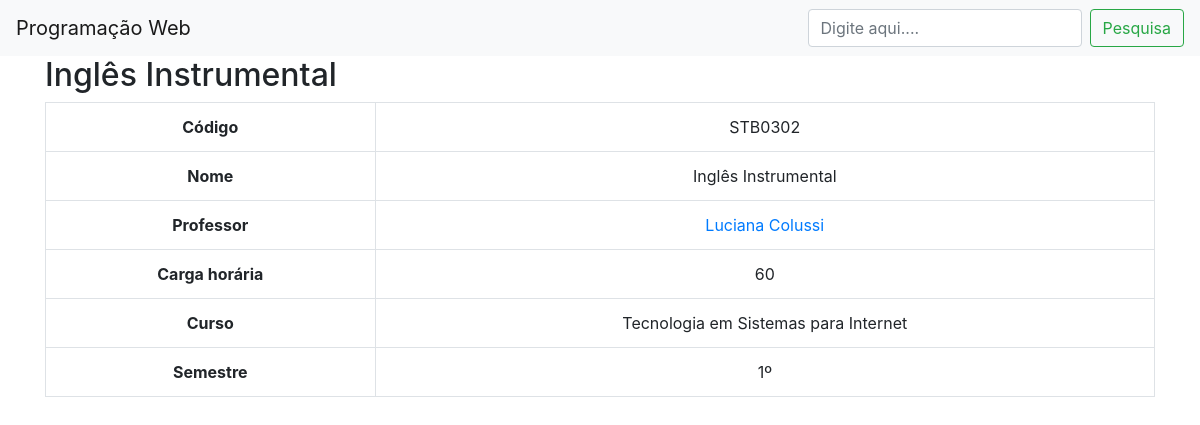
The page /disciplina.php?cod=2&method=db on the database its author committed.
### tables this page shows
CREATE TABLE `disciplina` (
  `id` int(11) NOT NULL,
  `codigo` varchar(45) DEFAULT NULL,
  `nome` varchar(45) DEFAULT NULL,
  `cargahoraria` int(11) DEFAULT NULL,
  `semestre` int(11) NOT NULL,
  `curso_id` int(11) NOT NULL
);

CREATE TABLE `professor` (
  `id` int(11) NOT NULL,
  `nome` varchar(256) DEFAULT NULL,
  `email` varchar(256) DEFAULT NULL,
  `foto` varchar(256) DEFAULT NULL
);

CREATE TABLE `curso` (
  `id` int(11) NOT NULL,
  `nome` varchar(255) DEFAULT NULL,
  `nivel` varchar(45) DEFAULT NULL,
  `duracao` varchar(45) DEFAULT NULL
);

### FunctionsDb.php (called while the page is built, shortened)
<?php
function DadosDic($id){
	$db= new Database();
	$conexao = $db->getConexao();
	$sql = "SELECT d.id, d.codigo, d.nome, d.cargahoraria, d.semestre, " .
	"p.id AS id_professor, p.nome AS nome_professor, " .
	"c.nome AS nome_curso " .
	"FROM disciplina d " .
	"LEFT JOIN disciplina_professor AS dp ON (d.id = dp.id_disciplina) " .
	"LEFT JOIN professor AS p ON (dp.id_professor = p.id) " .
	"LEFT JOIN curso AS c ON (d.curso_id = c.id)" .
	"WHERE d.id= :id";
	$stmt = $conexao->prepare($sql);
	$stmt->bindParam(':id',$id);
	$stmt->execute();
	return $stmt->fetchAll(PDO::FETCH_ASSOC);
}

### disciplina.php (the view, shortened to what this page needs)
<?php
include 'cabecalho.php';
include 'FunctionsDb.php';
require_once('lista.php');
$cod    = $_GET['cod'];
$method = $_GET['method'];
if ($method == 'list')
	$disc = infoDisciplina($matriz, $cod);
else{
	$registros = DadosDic($cod);
	$disc = $registros[0];
}
?>
<main class="container">
<?php
	echo "<h2>" . $disc['nome'] . "</h2>";
	echo "<table class='table table-bordered table-hover table-reponsive text-center'><tbody>";
	echo "<tr><th >Código</th>";
	echo "<td>" . $disc['codigo'] . "</td></tr>";
	echo "<tr><th>Nome</th>";
	echo "<td>" . $disc['nome'] . "</td></tr>";
	echo "<tr><th>Professor</th>";
	echo "<td>";
	for ($i=0; $i < sizeof($registros); $i++) {
		echo "<a href='professor.php?prof=" . $registros[$i]['nome_professor'] . "&method=db'>";
		if ($i == 0)
			echo $registros[$i]['nome_professor'];
		else
			echo ", " . $registros[$i]['nome_professor'];
		echo "</a>";
	}
	echo "</td></tr>";
	echo "<tr><th>Carga horária</th>";
	echo "<td>" . $disc['cargahoraria'] . "</td></tr>";
	echo "<tr><th>Curso</th>";
	echo "<td>" . $disc['nome_curso'] . "</td></tr>";
	echo "<tr><th>Semestre</th>";
	echo "<td>" . $disc['semestre'] . "º</td></tr>";
	echo "</tbody></table>";
?>
</main>

### rows shown on the page
disciplina: nome "Inglês Instrumental", codigo "STB0302", professor.nome "Luciana Colussi", cargahoraria "60", curso.nome "Tecnologia em Sistemas para Internet", semestre "1"
